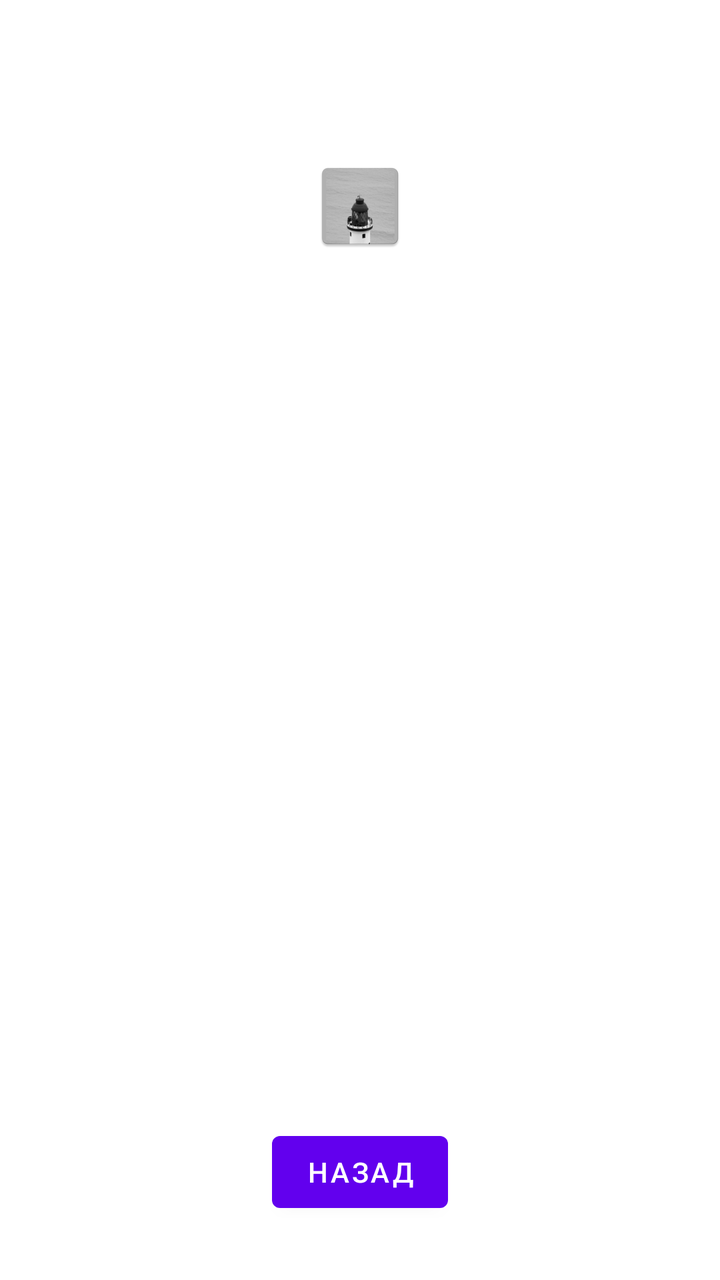
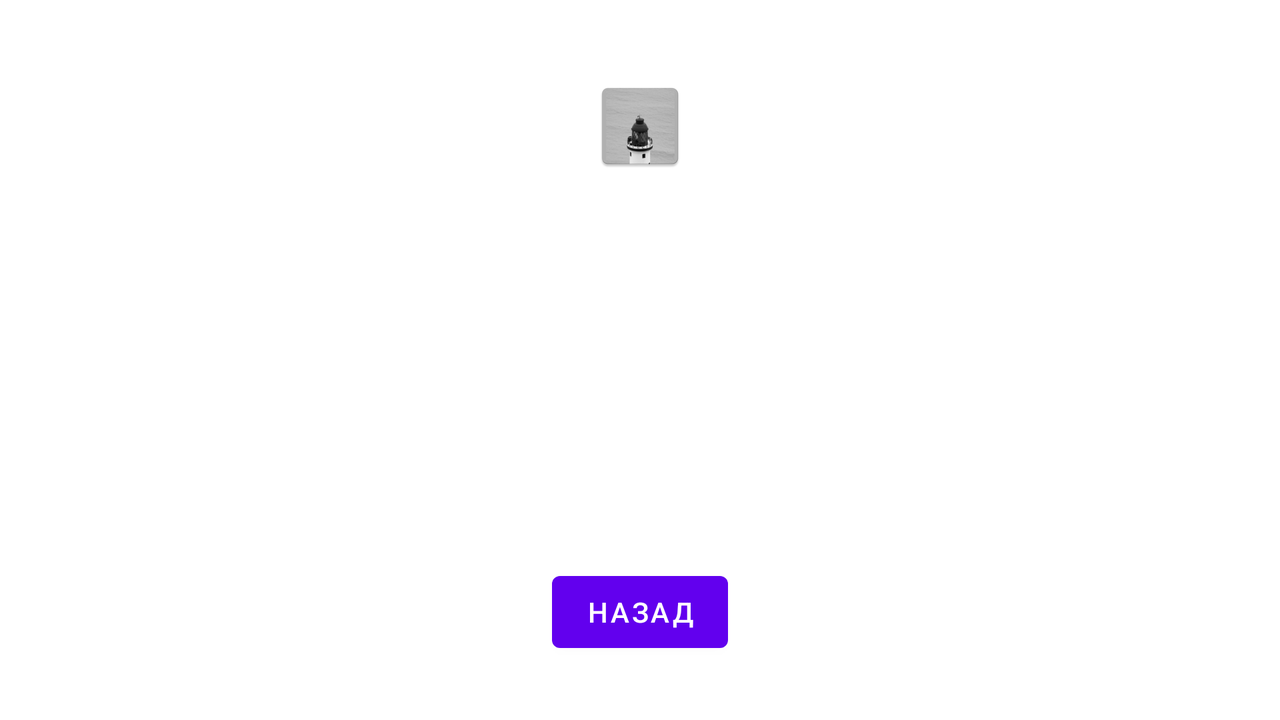

An Android layout and its configuration variant, each rendered on a device that would load it. The default file and the variant file are quoted in full after the pictures.
<!-- AndroidManifest.xml: application theme Theme.TestForPassport -->
<!-- res/layout/fragment_image.xml -->
<?xml version="1.0" encoding="utf-8"?>
<androidx.constraintlayout.widget.ConstraintLayout
    xmlns:android="http://schemas.android.com/apk/res/android"
    xmlns:app="http://schemas.android.com/apk/res-auto"
    xmlns:tools="http://schemas.android.com/tools"
    android:layout_width="match_parent"
    android:layout_height="match_parent"
    android:orientation="vertical"
    android:gravity="center_horizontal"
    tools:context=".view.ImageFragment"
    >

    <TextView
        android:id="@+id/image_link"
        android:layout_width="wrap_content"
        android:layout_height="wrap_content"
        android:layout_marginTop="@dimen/margin_image_fragment"
        android:singleLine="true"
        android:maxLines="1"
        android:ellipsize="end"
        app:layout_constraintEnd_toEndOf="parent"
        app:layout_constraintStart_toStartOf="parent"
        app:layout_constraintTop_toTopOf="parent"
        />
    <androidx.core.widget.NestedScrollView
        android:layout_width="match_parent"
        android:layout_height="0dp"
        android:layout_marginBottom="@dimen/margin_image_fragment"
        android:layout_marginTop="@dimen/margin_image_fragment"
        app:layout_constraintTop_toBottomOf="@id/image_link"
        app:layout_constraintBottom_toTopOf="@id/button_second"
        app:layout_constraintStart_toStartOf="parent"
        app:layout_constraintEnd_toEndOf="parent"
        >

    <ImageView
        android:id="@+id/image"
        android:layout_width="match_parent"
        android:layout_height="wrap_content"
        android:layout_marginStart="@dimen/image_margin"
        android:layout_marginEnd="@dimen/image_margin"
        android:scaleType="fitCenter"
        android:src="@mipmap/ic_launcher"
        app:layout_constraintTop_toBottomOf="@id/image_link"
        app:layout_constraintStart_toStartOf="parent"
        app:layout_constraintEnd_toEndOf="parent"
        />
    </androidx.core.widget.NestedScrollView>
    <Button
        android:id="@+id/button_second"
        android:layout_width="wrap_content"
        android:layout_height="wrap_content"
        android:text="@string/previous"
        android:layout_marginBottom="@dimen/margin_image_fragment"
        app:layout_constraintEnd_toEndOf="parent"
        app:layout_constraintStart_toStartOf="parent"
        app:layout_constraintBottom_toBottomOf="parent" />
</androidx.constraintlayout.widget.ConstraintLayout>
<!-- resources referenced by this layout -->
<resources>
  <dimen name="image_margin">20dp</dimen>
  <dimen name="margin_image_fragment">30dp</dimen>
  <!-- mipmap ic_launcher: png bitmap (mipmap-hdpi, 3954 bytes) -->
  <string name="previous">Назад</string>
  <style name="Theme.TestForPassport" parent="Theme.MaterialComponents.DayNight.DarkActionBar">
          
          <item name="colorPrimary">@color/purple_500</item>
          <item name="colorPrimaryVariant">@color/purple_700</item>
          <item name="colorOnPrimary">@color/white</item>
          
          <item name="colorSecondary">@color/teal_200</item>
          <item name="colorSecondaryVariant">@color/teal_700</item>
          <item name="colorOnSecondary">@color/black</item>
          
          <item name="android:statusBarColor" tools:targetApi="l">?attr/colorPrimaryVariant</item>
          
      </style>
</resources>
<!-- res/layout-land/fragment_image.xml (the repository's variant of the layout above) -->
<!-- drawn on the phone turned sideways -->
<?xml version="1.0" encoding="utf-8"?>
<androidx.constraintlayout.widget.ConstraintLayout
    xmlns:android="http://schemas.android.com/apk/res/android"
    xmlns:app="http://schemas.android.com/apk/res-auto"
    xmlns:tools="http://schemas.android.com/tools"
    android:layout_width="match_parent"
    android:layout_height="match_parent"
    android:orientation="vertical"
    android:gravity="center_horizontal"
    tools:context=".view.ImageFragment"
    >

    <TextView
        android:id="@+id/image_link"
        android:layout_width="wrap_content"
        android:layout_height="wrap_content"
        android:layout_marginTop="@dimen/margin_10_dp"
        android:singleLine="true"
        android:maxLines="1"
        android:ellipsize="end"
        android:layout_marginStart="@dimen/margin_image_fragment"
        android:layout_marginEnd="@dimen/margin_image_fragment"
        app:layout_constraintEnd_toEndOf="parent"
        app:layout_constraintStart_toStartOf="parent"
        app:layout_constraintTop_toTopOf="parent"
        />
    <androidx.core.widget.NestedScrollView
        android:layout_width="match_parent"
        android:layout_height="0dp"
        android:layout_marginBottom="@dimen/margin_10_dp"
        android:layout_marginTop="@dimen/margin_10_dp"
        app:layout_constraintTop_toBottomOf="@id/image_link"
        app:layout_constraintBottom_toBottomOf="parent"
        app:layout_constraintStart_toStartOf="parent"
        app:layout_constraintEnd_toEndOf="parent"
        >

        <ImageView
            android:id="@+id/image"
            android:layout_width="match_parent"
            android:layout_height="wrap_content"
            android:layout_marginStart="@dimen/image_margin"
            android:layout_marginEnd="@dimen/image_margin"
            android:scaleType="fitCenter"
            android:src="@mipmap/ic_launcher"
            />
    </androidx.core.widget.NestedScrollView>
    <Button
        android:id="@+id/button_second"
        android:layout_width="wrap_content"
        android:layout_height="wrap_content"
        android:text="@string/previous"
        android:layout_marginBottom="@dimen/margin_image_fragment"
        app:layout_constraintEnd_toEndOf="parent"
        app:layout_constraintStart_toStartOf="parent"
        app:layout_constraintBottom_toBottomOf="parent" />

</androidx.constraintlayout.widget.ConstraintLayout>
<!-- resources referenced by the variant -->
<!-- as the phone turned sideways resolves them -->
<resources>
  <dimen name="image_margin">20dp</dimen>
  <dimen name="margin_10_dp">10dp</dimen>
  <dimen name="margin_image_fragment">30dp</dimen>
  <!-- mipmap ic_launcher: png bitmap (mipmap-hdpi, 3954 bytes) -->
  <string name="previous">Назад</string>
  <style name="Theme.TestForPassport" parent="Theme.MaterialComponents.DayNight.DarkActionBar">
          
          <item name="colorPrimary">@color/purple_500</item>
          <item name="colorPrimaryVariant">@color/purple_700</item>
          <item name="colorOnPrimary">@color/white</item>
          
          <item name="colorSecondary">@color/teal_200</item>
          <item name="colorSecondaryVariant">@color/teal_700</item>
          <item name="colorOnSecondary">@color/black</item>
          
          <item name="android:statusBarColor" tools:targetApi="l">?attr/colorPrimaryVariant</item>
          
      </style>
</resources>
